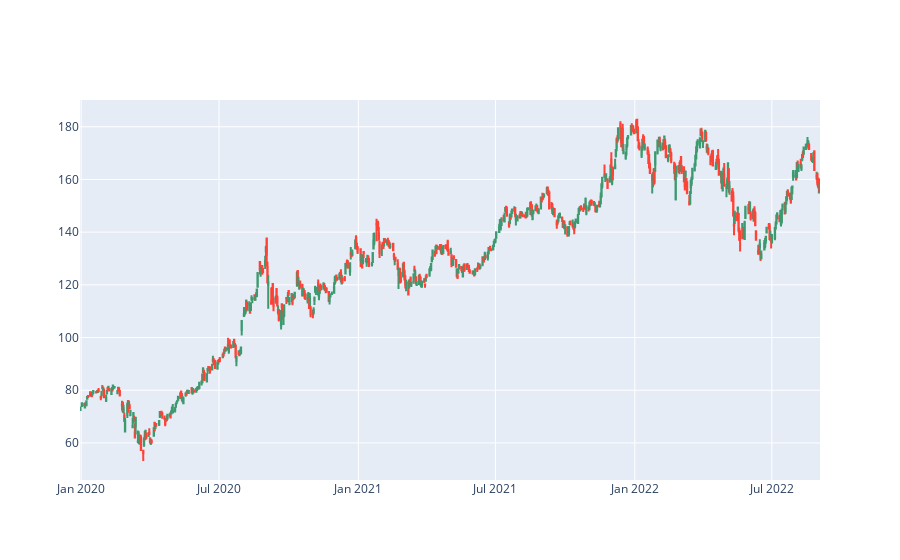

Write notebook code for a chart like this one.
### Code cell
# removing rangeslider
fig.update_layout(xaxis_rangeslider_visible=False)

### Figure 1 — Plotly figure (JSON) as saved in the notebook; plotly's stock layout.template omitted (floating-point values rounded to 4 significant figures; data arrays with more than 128 entries replaced by an {"elided": "..."} marker saying what was removed)
{"data": [{"close": {"elided": "675 float values"}, "high": {"elided": "675 float values"}, "low": {"elided": "675 float values"}, "open": {"elided": "675 float values"}, "type": "candlestick", "x": {"elided": "675 str values"}}], "layout": {"xaxis": {"rangeslider": {"visible": false}}}}
